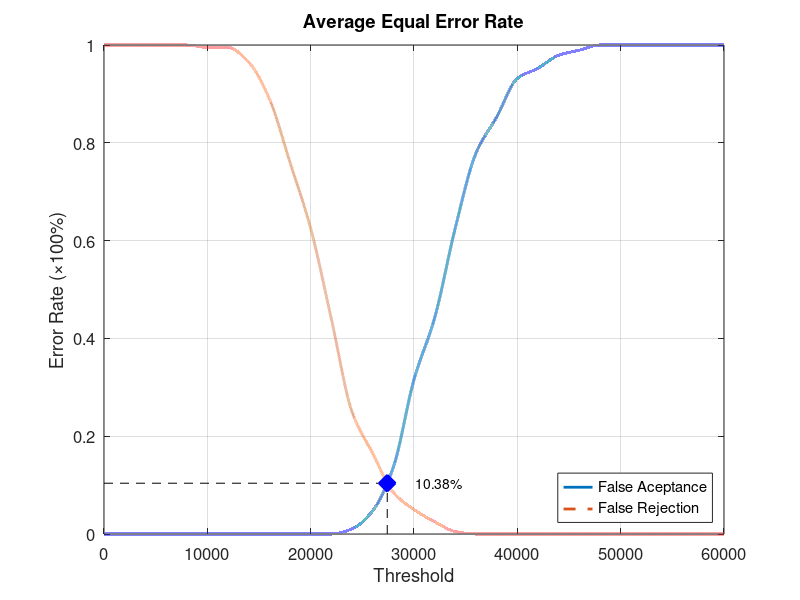
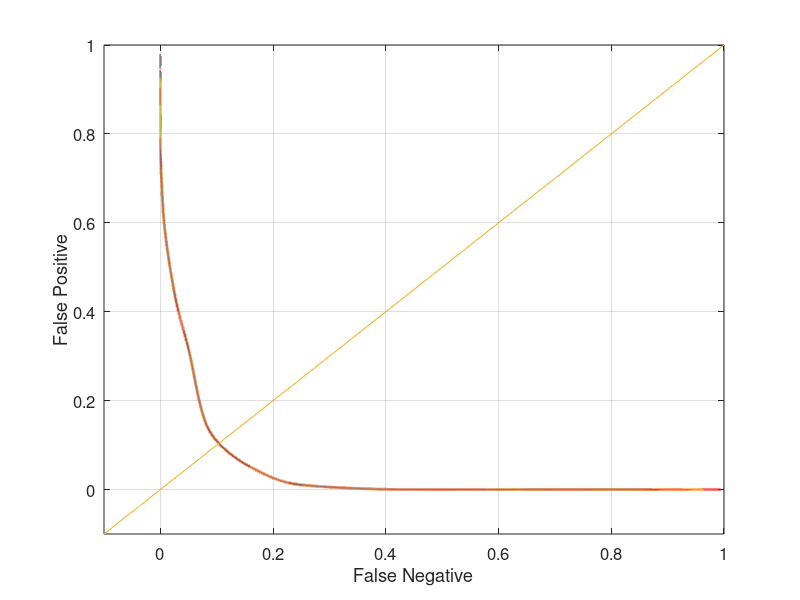

Write the MATLAB code that produced these figures, in order.
function yEER = Database3_3
close all;
clear;
clc;
x = 0:2000:60000;
xq = 0:0.5:60000;

y0 = [0 0 0 0 0 0 0 0 0 0 0 0 0.0105263 0.0473684 0.136842 0.315789 0.442105 0.626316 0.778947 0.852632 0.931579 0.952632 0.978947 0.989474 1 1 1 1 1 1 1];
yy0 = interp1(x, y0, xq, 'pchip');
y1 = [1 1 1 1 1 0.995 0.995 0.965 0.89 0.76 0.625 0.44 0.25 0.165 0.085 0.05 0.025 0.005 0 0 0 0 0 0 0 0 0 0 0 0 0];
yy1 = interp1(x, y1, xq, 'pchip');

% Calculating EER: 
y2 = abs(y0 - y1);
find(y2 == min(y2))
yy2 = abs(yy0 - yy1);
xEER = find(yy2 == min(yy2));
xEERIndex = xq(xEER) % X-axis EER
yEER = yy0(xEER) % Y-axis EER

main = figure
plot(xq, yy0,'-','LineWidth', 2);	hold on
plot(xq, yy1,'--','LineWidth', 2);	hold on
plot([xEERIndex xEERIndex], [0 yEER], 'k--');	hold on
plot([0 xEERIndex], [yEER yEER], 'k--');	hold on
plot(xEERIndex, yEER, 'bx', 'LineWidth', 10);	hold on
text(xEERIndex + 10 * xEERIndex / 100, yEER, [num2str(round((10000 * yEER)) / 100) '%'])
legend('False Aceptance', 'False Rejection', 'Location', 'SouthEast')
xlabel('Threshold')
ylabel('Error Rate (\times100%)')
title('Average Equal Error Rate')
set(gca, 'FontSize', 12)
axis([0 60000 0 1])
grid on

print(main, 'Database3_3Main', '-dpng');
FNRxFPR = figure('Color', [1 1 1]);
plot(yy1, yy0, '-', yy1, yy0, 'LineWidth', 2);
hold on
y = -0.1:0.1:1
plot(y, y); 
set(gca, 'FontSize', 12)
xlabel('False Negative')
ylabel('False Positive')
axis([-0.1 1 -0.1 1])
set(gca, 'FontSize', 12)
grid on

print(FNRxFPR, 'Database3_3FNRxFPR','-dpng');
end
